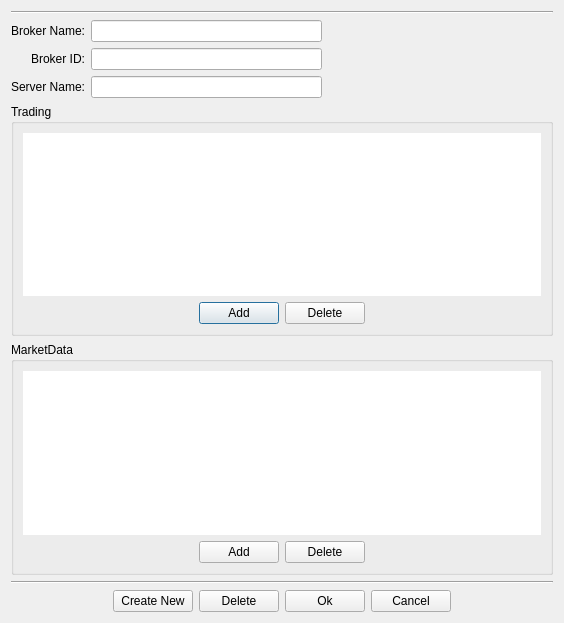
<?xml version="1.0" encoding="UTF-8"?>
<ui version="4.0">
 <class>EditBkrDlg</class>
 <widget class="QDialog" name="EditBkrDlg">
  <property name="geometry">
   <rect>
    <x>0</x>
    <y>0</y>
    <width>564</width>
    <height>623</height>
   </rect>
  </property>
  <property name="windowTitle">
   <string>Edit</string>
  </property>
  <layout class="QVBoxLayout" name="verticalLayout">
   <item>
    <widget class="Line" name="line">
     <property name="orientation">
      <enum>Qt::Horizontal</enum>
     </property>
    </widget>
   </item>
   <item>
    <layout class="QGridLayout" name="gridLayout">
     <item row="1" column="1">
      <widget class="QLineEdit" name="bkrIDLineEdit"/>
     </item>
     <item row="1" column="0">
      <widget class="QLabel" name="label">
       <property name="text">
        <string>Broker ID:</string>
       </property>
       <property name="alignment">
        <set>Qt::AlignRight|Qt::AlignTrailing|Qt::AlignVCenter</set>
       </property>
      </widget>
     </item>
     <item row="1" column="2">
      <spacer name="horizontalSpacer_8">
       <property name="orientation">
        <enum>Qt::Horizontal</enum>
       </property>
       <property name="sizeHint" stdset="0">
        <size>
         <width>40</width>
         <height>20</height>
        </size>
       </property>
      </spacer>
     </item>
     <item row="3" column="0">
      <widget class="QLabel" name="label_2">
       <property name="text">
        <string>Server Name:</string>
       </property>
       <property name="alignment">
        <set>Qt::AlignRight|Qt::AlignTrailing|Qt::AlignVCenter</set>
       </property>
      </widget>
     </item>
     <item row="3" column="1">
      <widget class="QLineEdit" name="srvNameLineEdit"/>
     </item>
     <item row="3" column="2">
      <spacer name="horizontalSpacer_7">
       <property name="orientation">
        <enum>Qt::Horizontal</enum>
       </property>
       <property name="sizeHint" stdset="0">
        <size>
         <width>40</width>
         <height>20</height>
        </size>
       </property>
      </spacer>
     </item>
     <item row="0" column="0">
      <widget class="QLabel" name="label_3">
       <property name="text">
        <string>Broker Name:</string>
       </property>
       <property name="alignment">
        <set>Qt::AlignRight|Qt::AlignTrailing|Qt::AlignVCenter</set>
       </property>
      </widget>
     </item>
     <item row="0" column="1">
      <widget class="QLineEdit" name="bkrNameLineEdit"/>
     </item>
     <item row="0" column="2">
      <spacer name="horizontalSpacer_9">
       <property name="orientation">
        <enum>Qt::Horizontal</enum>
       </property>
       <property name="sizeHint" stdset="0">
        <size>
         <width>40</width>
         <height>20</height>
        </size>
       </property>
      </spacer>
     </item>
    </layout>
   </item>
   <item>
    <widget class="QGroupBox" name="groupBox">
     <property name="title">
      <string>Trading</string>
     </property>
     <layout class="QVBoxLayout" name="verticalLayout_3">
      <item>
       <widget class="QTableView" name="tradingSrvs">
        <property name="frameShape">
         <enum>QFrame::NoFrame</enum>
        </property>
        <property name="frameShadow">
         <enum>QFrame::Plain</enum>
        </property>
        <attribute name="horizontalHeaderVisible">
         <bool>true</bool>
        </attribute>
        <attribute name="verticalHeaderVisible">
         <bool>false</bool>
        </attribute>
       </widget>
      </item>
      <item>
       <layout class="QHBoxLayout" name="horizontalLayout_4">
        <item>
         <spacer name="horizontalSpacer_3">
          <property name="orientation">
           <enum>Qt::Horizontal</enum>
          </property>
          <property name="sizeHint" stdset="0">
           <size>
            <width>40</width>
            <height>20</height>
           </size>
          </property>
         </spacer>
        </item>
        <item>
         <widget class="QPushButton" name="tradingAddBtn">
          <property name="text">
           <string>Add</string>
          </property>
         </widget>
        </item>
        <item>
         <widget class="QPushButton" name="tradingDeleteBtn">
          <property name="text">
           <string>Delete</string>
          </property>
         </widget>
        </item>
        <item>
         <spacer name="horizontalSpacer_4">
          <property name="orientation">
           <enum>Qt::Horizontal</enum>
          </property>
          <property name="sizeHint" stdset="0">
           <size>
            <width>40</width>
            <height>20</height>
           </size>
          </property>
         </spacer>
        </item>
       </layout>
      </item>
     </layout>
    </widget>
   </item>
   <item>
    <widget class="QGroupBox" name="groupBox_2">
     <property name="title">
      <string>MarketData</string>
     </property>
     <layout class="QVBoxLayout" name="verticalLayout_4">
      <item>
       <widget class="QTableView" name="mdSrvs">
        <property name="frameShape">
         <enum>QFrame::NoFrame</enum>
        </property>
        <property name="frameShadow">
         <enum>QFrame::Plain</enum>
        </property>
        <attribute name="horizontalHeaderVisible">
         <bool>true</bool>
        </attribute>
        <attribute name="verticalHeaderVisible">
         <bool>false</bool>
        </attribute>
       </widget>
      </item>
      <item>
       <layout class="QHBoxLayout" name="horizontalLayout_3">
        <item>
         <spacer name="horizontalSpacer_5">
          <property name="orientation">
           <enum>Qt::Horizontal</enum>
          </property>
          <property name="sizeHint" stdset="0">
           <size>
            <width>40</width>
            <height>20</height>
           </size>
          </property>
         </spacer>
        </item>
        <item>
         <widget class="QPushButton" name="mdAddBtn">
          <property name="text">
           <string>Add</string>
          </property>
         </widget>
        </item>
        <item>
         <widget class="QPushButton" name="mdDeleteBtn">
          <property name="text">
           <string>Delete</string>
          </property>
         </widget>
        </item>
        <item>
         <spacer name="horizontalSpacer_6">
          <property name="orientation">
           <enum>Qt::Horizontal</enum>
          </property>
          <property name="sizeHint" stdset="0">
           <size>
            <width>40</width>
            <height>20</height>
           </size>
          </property>
         </spacer>
        </item>
       </layout>
      </item>
     </layout>
    </widget>
   </item>
   <item>
    <widget class="Line" name="line_2">
     <property name="orientation">
      <enum>Qt::Horizontal</enum>
     </property>
    </widget>
   </item>
   <item>
    <layout class="QHBoxLayout" name="horizontalLayout">
     <item>
      <spacer name="horizontalSpacer">
       <property name="orientation">
        <enum>Qt::Horizontal</enum>
       </property>
       <property name="sizeHint" stdset="0">
        <size>
         <width>40</width>
         <height>20</height>
        </size>
       </property>
      </spacer>
     </item>
     <item>
      <widget class="QPushButton" name="createNewBtn">
       <property name="text">
        <string>Create New</string>
       </property>
      </widget>
     </item>
     <item>
      <widget class="QPushButton" name="deleteBtn">
       <property name="text">
        <string>Delete</string>
       </property>
      </widget>
     </item>
     <item>
      <widget class="QPushButton" name="okBtn">
       <property name="text">
        <string>Ok</string>
       </property>
      </widget>
     </item>
     <item>
      <widget class="QPushButton" name="cancelBtn">
       <property name="text">
        <string>Cancel</string>
       </property>
      </widget>
     </item>
     <item>
      <spacer name="horizontalSpacer_2">
       <property name="orientation">
        <enum>Qt::Horizontal</enum>
       </property>
       <property name="sizeHint" stdset="0">
        <size>
         <width>40</width>
         <height>20</height>
        </size>
       </property>
      </spacer>
     </item>
    </layout>
   </item>
  </layout>
 </widget>
 <tabstops>
  <tabstop>bkrNameLineEdit</tabstop>
  <tabstop>bkrIDLineEdit</tabstop>
  <tabstop>srvNameLineEdit</tabstop>
  <tabstop>tradingSrvs</tabstop>
  <tabstop>tradingAddBtn</tabstop>
  <tabstop>tradingDeleteBtn</tabstop>
  <tabstop>mdSrvs</tabstop>
  <tabstop>mdAddBtn</tabstop>
  <tabstop>mdDeleteBtn</tabstop>
  <tabstop>createNewBtn</tabstop>
  <tabstop>deleteBtn</tabstop>
  <tabstop>okBtn</tabstop>
  <tabstop>cancelBtn</tabstop>
 </tabstops>
 <resources/>
 <connections/>
</ui>
